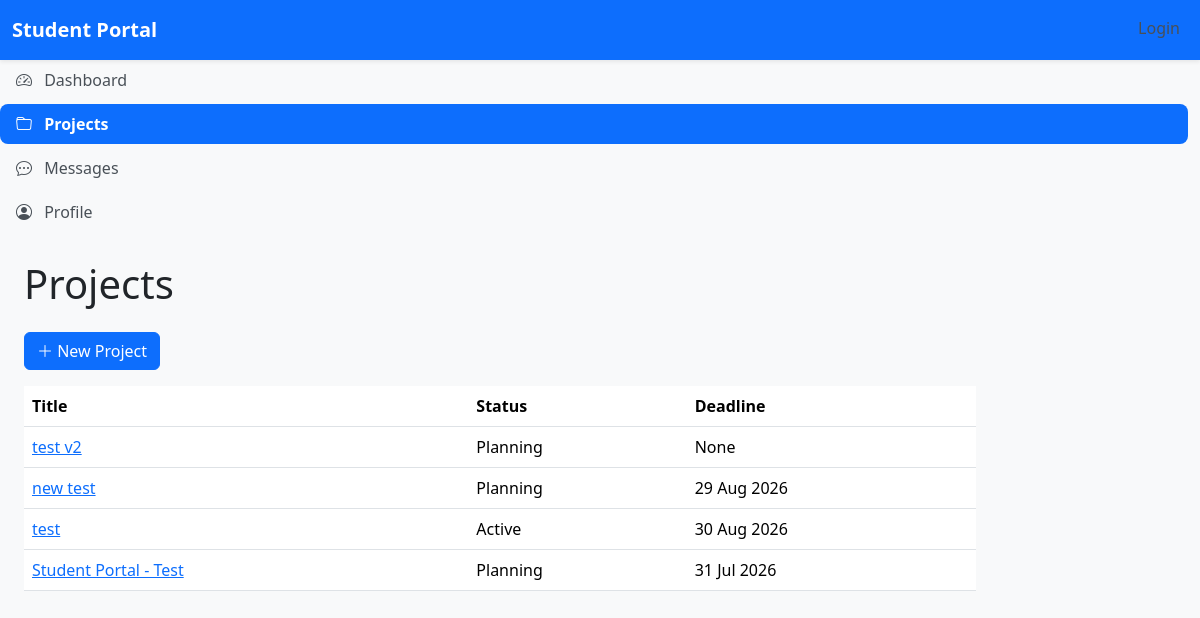
The page /projects/ on the database as committed earlier.
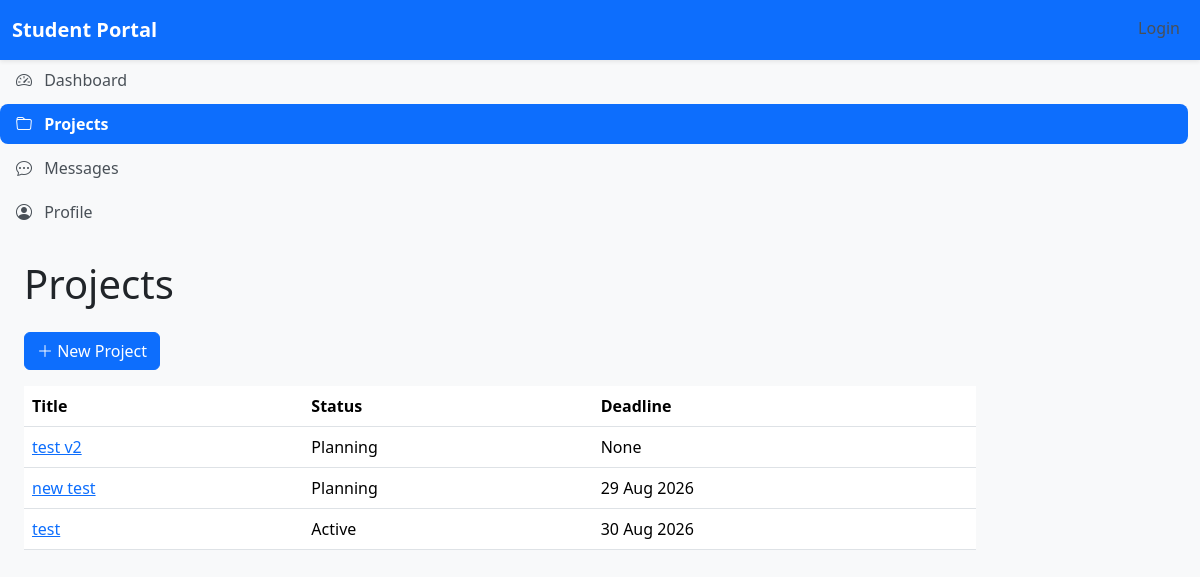
The same page on the database as committed later.
### projects/models.py (models this page shows, shortened)
class Project(models.Model):
    class Status(models.TextChoices):
        PLANNING = 'PL', "Planning"
        ACTIVE = "AC", "Active"
        COMPLETED = "CO", "Completed"
    title = models.CharField(max_length=200)
    description = models.TextField(
        blank=True
    )
    owner = models.ForeignKey(
        settings.AUTH_USER_MODEL,
        on_delete=models.CASCADE,
        related_name="owned_projects",
    )
    status = models.CharField(
        max_length=2,
        choices=Status.choices,
        default=Status.PLANNING,
    )
    deadline = models.DateField(
        null=True,
        blank=True,
    )
    created_at = models.DateTimeField(
        auto_now_add=True,
    )
    class Meta:
        ordering = ["-created_at"]

### projects/views.py (the view)
# urls.py: path("", views.project_list, name="list"),
def project_list(request):
    projects = Project.objects.all().order_by("-created_at")
    return render(
        request,
        "projects/project_list.html",
        {
            "projects": projects,
        },
    )

### projects/templates/projects/project_list.html (shortened to what this page needs)
{% extends "base.html" %}
{% block content %}
<h1 class="mb-4">
    Projects
</h1>
<div class="mb-3">
    <a href="{% url 'projects:create' %}"
       class="btn btn-primary">
        <i class="bi bi-plus-lg"></i>
        New Project
    </a>
</div>
{% if projects %}
<table class="table table-hover">
    <thead>
        <tr>
            <th>Title</th>
            <th>Status</th>
            <th>Deadline</th>
        </tr>
    </thead>
    <tbody>
        {% for project in projects %}
        <tr>
            <td>
                <a href="{% url 'projects:detail' project.pk %}">
                    {{ project.title }}
                </a>
            </td>
            <td>{{ project.get_status_display }}</td>
            <td>{{ project.deadline }}</td>
        </tr>
        {% endfor %}
    </tbody>
</table>
{% else %}
<div class="alert alert-info">
    No Projects yet.
</div>
{% endif %}
{% endblock %}

### templates/base.html (shortened to what this page needs)
{% load static %}
<!DOCTYPE html>
<html lang="en">
<head>
    <link
        href="https://cdn.jsdelivr.net/npm/bootstrap@5.3.7/dist/css/bootstrap.min.css"
        rel="stylesheet">
    <link
        rel="stylesheet"
        href="https://cdn.jsdelivr.net/npm/bootstrap-icons@1.13.1/font/bootstrap-icons.min.css">
    <link rel="stylesheet"
          href="{% static 'css/style.css' %}">
</head>
<body class="bg-light">
    {% include "includes/navbar.html" %}
    <div class="container-fluid">
        <div class="row">
            {% include "includes/sidebar.html" %}
            <main class="col-md-10 py-4 px-4">
                {% block content %}
                {% endblock %}
            </main>
        </div>
    </div>
</body>
</html>

### templates/includes/navbar.html (shortened to what this page needs)
<nav class="navbar navbar-expand-lg navbar-dark bg-primary shadow-sm">
    <div class="container-fluid">
        <a class="navbar-brand fw-bold" href="/">
            Student Portal
        </a>
        <div class="collapse navbar-collapse" id="navbarNav">
            <ul class="navbar-nav ms-auto">
                <li class="nav-item">
                    <a class="nav-link" href="#">
                    </a>
                </li>
            </ul>
        </div>
    </div>
</nav>

### templates/includes/sidebar.html
<ul class="nav flex-column">
    <li class="nav-item">
        <a
            class="nav-link {% if request.resolver_match.app_name == 'dashboard' %}active{% endif %}"
            href="{% url 'dashboard:home' %}">
            <i class="bi bi-speedometer2"></i>
            Dashboard
        </a>
    </li>
    <li class="nav-item">
        <a
            class="nav-link {% if request.resolver_match.app_name == 'projects' %}active{% endif %}"
            href="{% url 'projects:list' %}">
            <i class="bi bi-folder"></i>
            Projects
        </a>
    </li>
    <li class="nav-item">
        <a
            class="nav-link"
            href="#">
            <i class="bi bi-chat-dots"></i>
            Messages
        </a>
    </li>
    <li class="nav-item">
        <a
            class="nav-link"
            href="#">
            <i class="bi bi-person-circle"></i>
            Profile
        </a>
    </li>
</ul>

### static/css/style.css (style rules this page uses)
body { min-height: 100vh; background-color: #f8f9fa; }
main { min-height: 100vh; }
.nav-link { color: #495057; border-radius: 0.5rem; margin-bottom: 0.25rem; transition: all 0.2s ease; }
.nav-link.active { background-color: #0d6efd; color: #fff !important; font-weight: 600; }
.nav-link i { margin-right: 0.5rem; }

Rows that differ between the two databases and show on the page:
removed Project: title "Student Portal - Test", status "Planning", deadline "31 Jul 2026"
